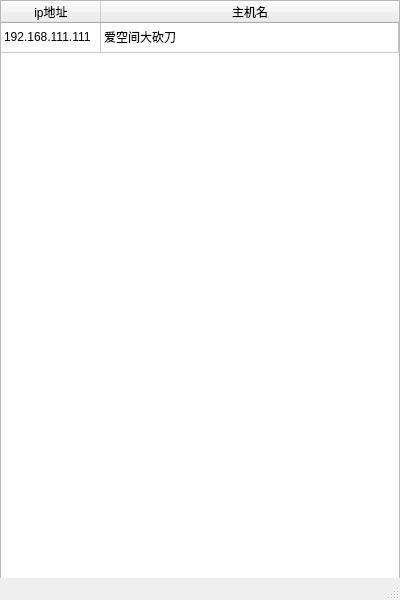
<?xml version="1.0" encoding="UTF-8"?>
<ui version="4.0">
 <class>MainWindow</class>
 <widget class="QMainWindow" name="MainWindow">
  <property name="geometry">
   <rect>
    <x>0</x>
    <y>0</y>
    <width>400</width>
    <height>600</height>
   </rect>
  </property>
  <property name="windowTitle">
   <string>MainWindow</string>
  </property>
  <widget class="QWidget" name="centralwidget">
   <widget class="QTableWidget" name="tw_friend">
    <property name="geometry">
     <rect>
      <x>0</x>
      <y>0</y>
      <width>400</width>
      <height>600</height>
     </rect>
    </property>
    <property name="minimumSize">
     <size>
      <width>400</width>
      <height>600</height>
     </size>
    </property>
    <property name="maximumSize">
     <size>
      <width>400</width>
      <height>600</height>
     </size>
    </property>
    <property name="editTriggers">
     <set>QAbstractItemView::NoEditTriggers</set>
    </property>
    <property name="selectionBehavior">
     <enum>QAbstractItemView::SelectRows</enum>
    </property>
    <attribute name="horizontalHeaderShowSortIndicator" stdset="0">
     <bool>false</bool>
    </attribute>
    <attribute name="horizontalHeaderStretchLastSection">
     <bool>true</bool>
    </attribute>
    <attribute name="verticalHeaderVisible">
     <bool>false</bool>
    </attribute>
    <attribute name="verticalHeaderCascadingSectionResizes">
     <bool>false</bool>
    </attribute>
    <row>
     <property name="text">
      <string>新建行</string>
     </property>
    </row>
    <column>
     <property name="text">
      <string>ip地址</string>
     </property>
    </column>
    <column>
     <property name="text">
      <string>主机名</string>
     </property>
    </column>
    <item row="0" column="0">
     <property name="text">
      <string>192.168.111.111</string>
     </property>
    </item>
    <item row="0" column="1">
     <property name="text">
      <string>爱空间大砍刀</string>
     </property>
    </item>
   </widget>
  </widget>
  <widget class="QMenuBar" name="menubar">
   <property name="geometry">
    <rect>
     <x>0</x>
     <y>0</y>
     <width>400</width>
     <height>22</height>
    </rect>
   </property>
  </widget>
  <widget class="QStatusBar" name="statusbar"/>
 </widget>
 <resources/>
 <connections/>
</ui>
